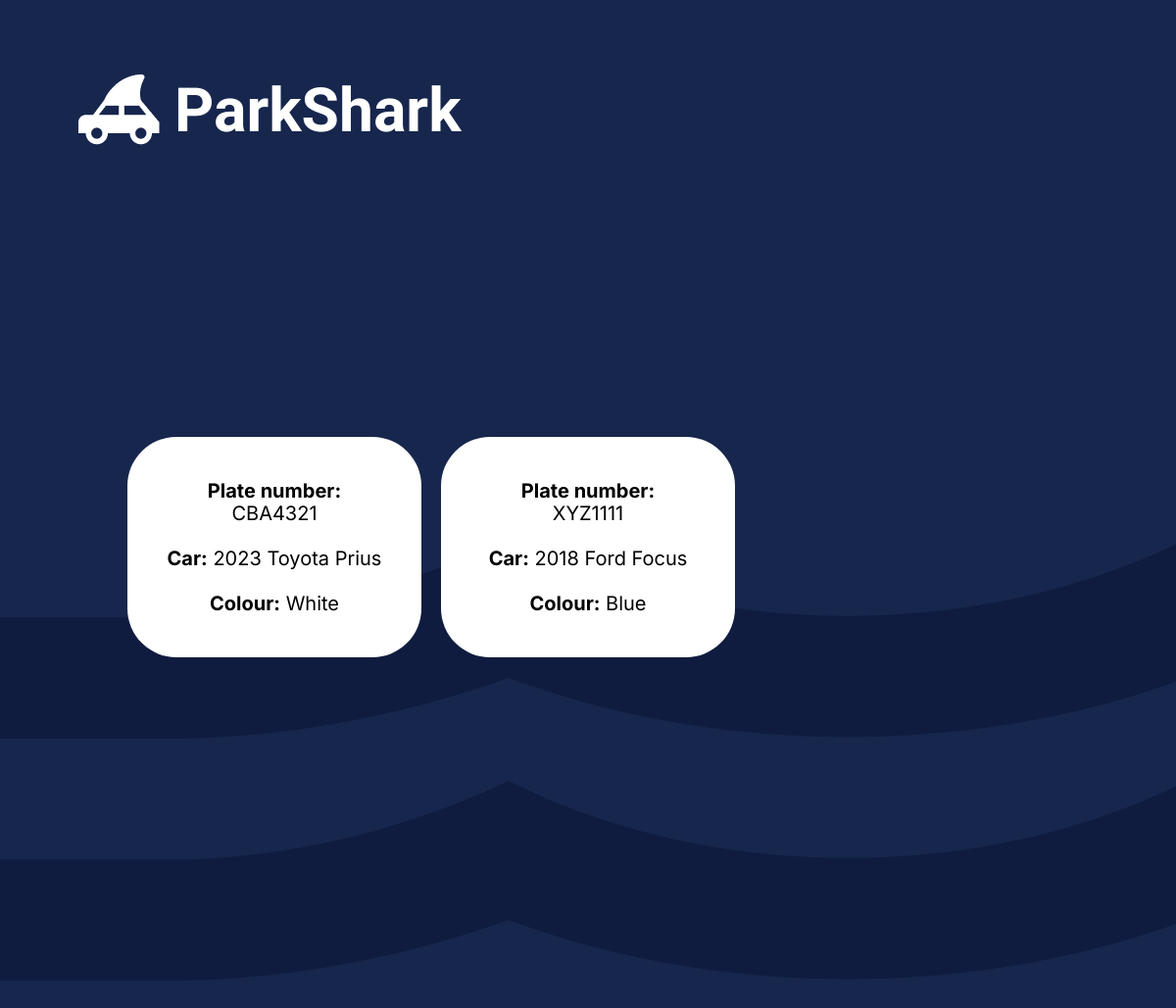
The page /FrontEnd/selectVehiclePage.php (signed in) on the database its author committed.
### tables this page shows
CREATE TABLE `Vehicles` (
	`PlateNumber` varchar(7) DEFAULT NULL,
    `Model` varchar(50) DEFAULT NULL,
    `Make` varchar(50) DEFAULT NULL,
    `Colour` varchar(50) DEFAULT NULL,
	`Year` varchar(4) DEFAULT NULL,
    `ParkedInLot` int(4) DEFAULT NULL,
    `ParkedInStall` int(4) DEFAULT NULL,
    `OwnerID` varchar(50) DEFAULT NULL
);

### BackEnd/DB.php (called while the page is built, shortened)
<?php
class DBConnection extends mysqli {
    private $connection;
    function connectToDB($serverName, $username, $password, $db) {
        $this->connection = mysqli_connect($serverName, $username, $password, $db);
    }
    function DBGetVehicles(){
        $array = [];
        $results = mysqli_query($this->connection, "SELECT * FROM Vehicles");
        while($row = mysqli_fetch_array($results)) {
            include_once 'Vehicle.php';
            $PlateNum = $row['PlateNumber'];
            $Model = $row['Model'];
            $Make = $row['Make'];
            $Colour = $row['Colour'];
            $Year = $row['Year'];
            $Stall = $row['ParkedInStall'];
            $Lot = $row['ParkedInLot'];
            $OID = $row['OwnerID'];
            $array[] = new Vehicle($PlateNum, $Model, $Make, $Colour, $Year, $Stall, $Lot, $OID);
        }
        return($array);
    }
    function DBGetUsers($VArray){
        $array = [];
        $results = mysqli_query($this->connection, "SELECT * FROM Users");
        while($row = mysqli_fetch_array($results)) {
            include_once 'User.php';
            $F = $row['FName'];
            $L = $row['LName'];
            $UN = $row['Username'];
            $PA = $row['Password'];
            $AID = $row['AccountID'];
            $C = $row['CardNum'];
            $P = $row['Passcode'];
            $CVV = $row['CVV'];
            $array[] = new User($F, $L, $UN, $PA, $AID, $C, $P, $CVV, $VArray);
        }
        return($array);
    }
}
?>

### BackEnd/Vehicle.php (called while the page is built, shortened)
<?php
class Vehicle {
    private $PlateNum;
    private $Model;
    private $Make;
    private $Colour;
    private $Year;
    private $OwnerID;
    public function __construct($Num, $Mo, $Ma, $C, $Y, $ST, $L, $OID) {
        $this->PlateNum = $Num;
        $this->Model = $Mo;
        $this->Make = $Ma;
        $this->Colour = $C;
        $this->Year = $Y;
        $this->OwnerID = $OID;
        return($this);
    }
    function getPlatNum(){
        return($this->PlateNum);
    }
    function getModel(){
        return($this->Model);
    }
    function getMake(){
        return($this->Make);
    }
    function getColour(){
        return($this->Colour);
    }
    function getYear(){
        return($this->Year);
    }
    function getOwnerID(){
        return($this->OwnerID);
    }
}
?>

### BackEnd/User.php (called while the page is built, shortened)
<?php
class User {
    private $Vehicles;
    public function __construct($F, $L, $UN, $PA, $ID, $C, $P, $CVV, $VArray) {
        $this->AccountID = $ID;
        if(is_array($VArray)) {
            foreach($VArray as $V){
                $code = $V->getOwnerID();
                if($code == $this->AccountID){
                    $this->Vehicles[] = $V;
                }
            }
        }
        return($this);
    }
    function getVehicles(){
        return($this->Vehicles);
    }
}
?>

### FrontEnd/selectVehiclePage.php (the view, shortened to what this page needs)
<?php
  $post_data = $_SESSION['post_data'];
  $servername = "localhost";
  $username = "root";
  $password = "";
  $dbname = "ParkingData";
  include_once '../BackEnd/DB.php';
  $db = new DBConnection();
  $db->connectToDB($servername, $username, $password, $dbname);
  $vehicleArray = $db->DBGetVehicles();
  $userArray = $db->DBGetUsers($vehicleArray);
?>
<!DOCTYPE html>
<html lang="en">
  <head>
    <link rel="stylesheet" href="./style.css" />
  </head>
  <body>
    <div>
      <link href="./selectVehiclePage.css" rel="stylesheet" />
      <div class="selectVehiclePage-container">
        <div class="selectVehiclePage-page">
          <img
            src="public/playground_assets/Waves.png"
            class="selectVehiclePage-waves-background"
          />
          <span class="parkshark-logo-text"><span>ParkShark</span></span>
          <img src="public/playground_assets/Logo.png" class = "parkshark-logo"/>
          <?php
            for($i = 0; $i < sizeof($userArray); $i++)
            {
              if($userArray[$i]->getUserName() == $post_data)
              {
                $arrayIndex = $i;
              }
            }
          ?>
          <div class="button-container">
              <?php
                $vehiclesInUserArray = $userArray[$arrayIndex]->getVehicles();
                for($i = 0; $i < sizeof($vehiclesInUserArray); $i++)
                {
                  echo "<button class='button' id='" . $vehiclesInUserArray[$i]->getPlatnum() . "'onclick = 'selectButton(this.id)'> <strong>Plate number:</strong><br>" .
                  $vehiclesInUserArray[$i]->getPlatnum(). "<br><br> <strong>Car:</strong> " . $vehiclesInUserArray[$i]->getYear() . " " .
                  $vehiclesInUserArray[$i]->getMake(). " " . $vehiclesInUserArray[$i]->getModel() . "<br><br><strong>Colour:</strong> " .
                  $vehiclesInUserArray[$i]->getColour() . "</button>";
                }
              ?>
          </div>
        </div>
      </div>
    </div>
  </body>
</html>

### FrontEnd/style.css (style rules this page uses)
:root { --dl-color-gray-500: #595959; --dl-color-gray-700: #999999; --dl-color-gray-900: #D9D9D9; --dl-size-size-large: 144px; --dl-size-size-small: 48px; --dl-color-danger-300: #A22020; --dl-color-danger-500: #BF2626; --dl-color-danger-700: #E14747; --dl-color-gray-black: #000000; --dl-color-gray-white: #FFFFFF; --dl-size-size-medium: 96px; --dl-size-size-xlarge: 192px; --dl-size-size-xsmall: 16px; --dl-space-space-unit: 16px; --dl-color-primary-100: #003EB3; --dl-color-primary-300: #0074F0; --dl-color-primary-500: #14A9FF; --dl-color-primary-700: #85DCFF; --dl-color-success-300: #199033; --dl-color-success-500: #32A94C; --dl-color-success-700: #4CC366; --dl-size-size-xxlarge: 288px; --dl-size-size-maxwidth: 1400px; --dl-radius-radius-round: 50%; --dl-space-space-halfunit: 8px; --dl-space-space-sixunits: 96px; --dl-space-space-twounits: 32px; --dl-radius-radius-radius2: 2px; --dl-radius-radius-radius4: 4px; --dl-radius-radius-radius8: 8px; --dl-space-space-fiveunits: 80px; --dl-space-space-fourunits: 64px; --dl-space-space-threeunits: 48px; --dl-space-space-oneandhalfunits: 24px; }
.button { color: var(--dl-color-gray-black); display: inline-block; padding: 0.5rem 1rem; border-color: var(--dl-color-gray-black); border-width: 1px; border-radius: 4px; background-color: var(--dl-color-gray-white); }

### FrontEnd/selectVehiclePage.css (style rules this page uses)
.selectVehiclePage-container { width: 100%; display: flex; overflow: auto; min-height: 100vh; align-items: center; flex-direction: column; }
.selectVehiclePage-page { width: 100%; height: 1117px; display: flex; overflow: hidden; position: relative; align-items: flex-start; flex-shrink: 0; border-color: transparent; justify-content: center; background-color: rgba(23, 38, 77, 1); }
.selectVehiclePage-waves-background { top: 550px; left: 0px; position: absolute; }
.parkshark-logo-text { top: 76px; left: 178px; color: rgba(255, 255, 255, 1); width: 453px; height: auto; position: absolute; font-size: 62.43959426879883px; align-self: auto; font-style: Bold; text-align: left; font-family: Montserrat Alternates; font-weight: 700; line-height: normal; font-stretch: normal; margin-right: 0; margin-bottom: 0; text-decoration: none; }
.parkshark-logo { top: 76px; left: 80px; position: absolute; }
.button-container { display: flex; flex-wrap: wrap; width: 960px; margin: auto; }
.button { border: none; position: relative; width: 300px; height: 225px; font-size: 20px; vertical-align: top; margin: 10px; border-radius: 50px; background-color: #FFFFFF; }

### FrontEnd/selectVehiclePage.php (style rules this page uses)
html { line-height: 1.15; }
body { margin: 0; }
* { box-sizing: border-box; border-width: 0; border-style: solid; }
p,li,ul,pre,div,h1,h2,h3,h4,h5,h6,figure,blockquote,figcaption { margin: 0; padding: 0; }
button { background-color: transparent; }
button,input,optgroup,select,textarea { font-family: inherit; font-size: 100%; line-height: 1.15; margin: 0; }
button,select { text-transform: none; }
button,[type="button"],[type="reset"],[type="submit"] { -webkit-appearance: button; }
img { display: block; }
html { scroll-behavior: smooth }
html { font-family: Inter; font-size: 16px; }
body { font-weight: 400; font-style:normal; text-decoration: none; text-transform: none; letter-spacing: normal; line-height: 1.15; color: var(--dl-color-gray-black); background-color: var(--dl-color-gray-white); }

### rows shown on the page
vehicles: PlateNumber "CBA4321", Year "2023", Make "Toyota", Model "Prius", Colour "White"
vehicles: PlateNumber "XYZ1111", Year "2018", Make "Ford", Model "Focus", Colour "Blue"
